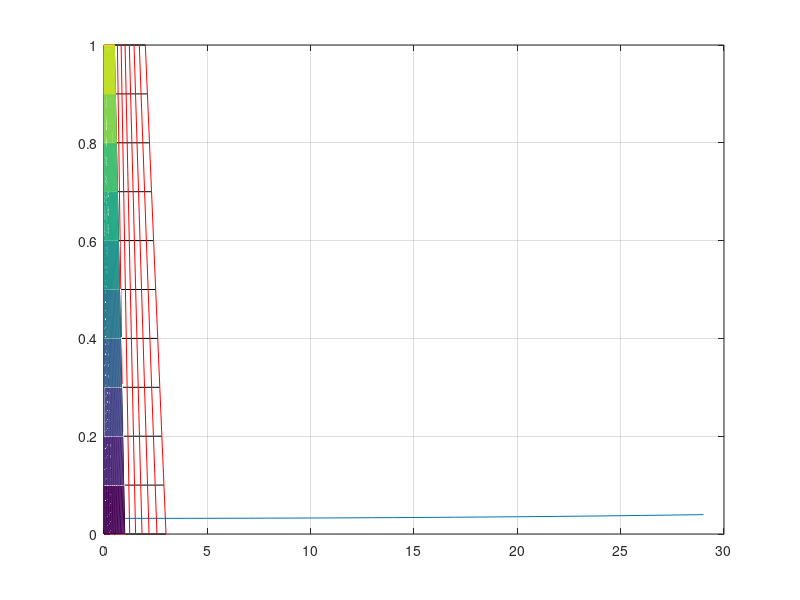

MATLAB code to generate this figure:
clc;clear;

r=0:0.1:1; z=r; x=r*0;
[R,Z]=meshgrid(r,z); X=R*0+1;
%%
plot(R,Z,'k'); hold on;
plot(R',Z','k'); hold on;

%%
clc; clf;

z=0.0:0.1:1; th=linspace(0,atan(0.5),30); 
[TH,Z]=meshgrid(th,z);
% X=R*0+1;
%
% X=R; Y=2-R./tan(TH);
% X=2-R.*tan(TH); Y=R;
X=(2-Z).*tan(TH); Y=Z;
plot(X,Y,'k'); hold on;
plot(X',Y','r'); hold on;
 grid on;
 %%
 plot(diff(X(1,:)))
%%
mesh(X,Y,Y)

%%


clc;

z=0.0:0.1:1; th=[0.2:0.1:1]*pi/2/2;
[Z,TH]=meshgrid(z,th); 

X=(3-Z).*tan(TH); Y=Z;
plot(X,Y,'k'); hold on;
plot(X',Y','r'); hold on;
